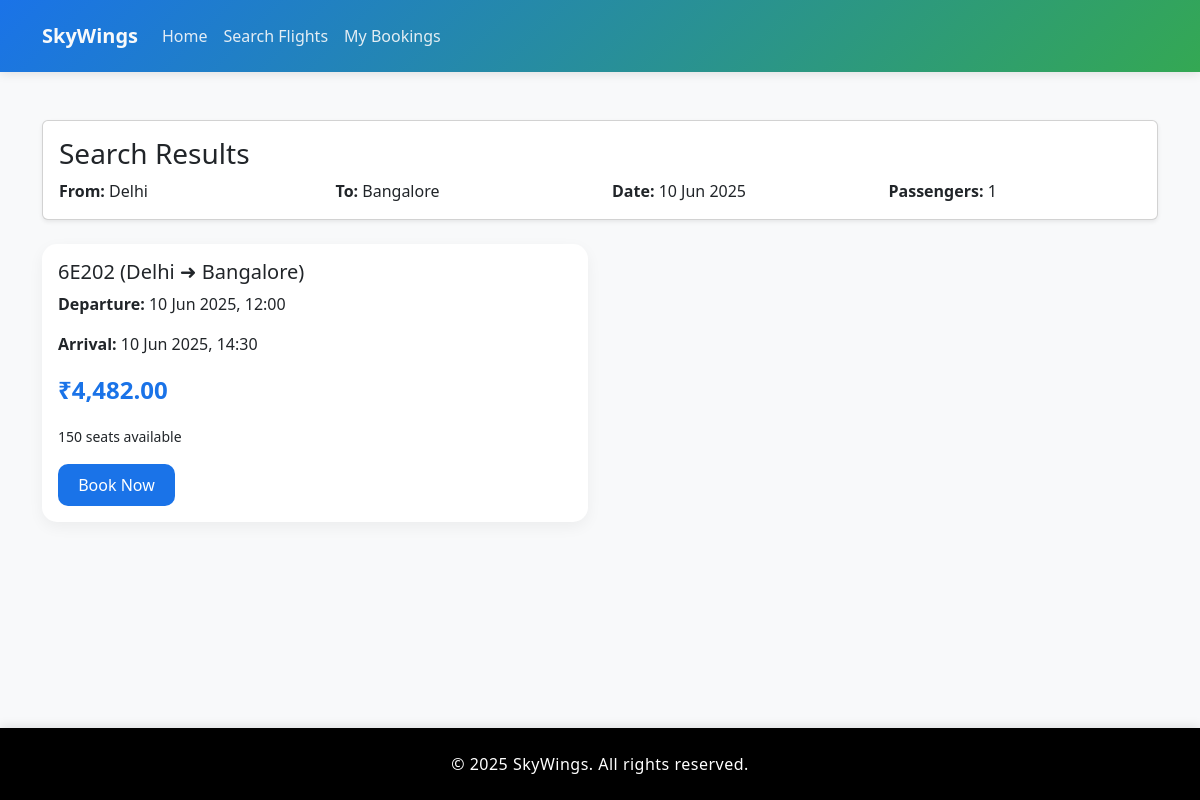
The page /search_results.php?from=Delhi&to=Bangalore&departure=2025-06-10&passengers=1 on the database its author committed.
### tables this page shows
CREATE TABLE IF NOT EXISTS flights (
    id INT AUTO_INCREMENT PRIMARY KEY,
    airline_id INT NOT NULL,
    flight_number VARCHAR(20) NOT NULL,
    departure_city VARCHAR(100) NOT NULL,
    arrival_city VARCHAR(100) NOT NULL,
    departure_time DATETIME NOT NULL,
    arrival_time DATETIME NOT NULL,
    price DECIMAL(10,2) NOT NULL,
    available_seats INT NOT NULL,
    created_at TIMESTAMP DEFAULT CURRENT_TIMESTAMP,
    FOREIGN KEY (airline_id) REFERENCES airlines(id)
);

### search_results.php (the view, shortened to what this page needs)
<?php
require_once 'database.php';
function getCityName($code) {
    $cities = [
        'DEL' => 'Delhi',
        'BOM' => 'Mumbai',
        'BLR' => 'Bangalore',
        'MAA' => 'Chennai',
        'HYD' => 'Hyderabad',
        'CCU' => 'Kolkata',
        'DXB' => 'Dubai',
        'SIN' => 'Singapore',
        'LHR' => 'London',
        'JFK' => 'New York'
    ];
    return $cities[$code] ?? $code;
}
$fromCode = $_GET['from'] ?? '';
$toCode = $_GET['to'] ?? '';
$from = getCityName($fromCode);
$to = getCityName($toCode);
$departure = $_GET['departure'] ?? '';
$passengers = $_GET['passengers'] ?? 1;
$departure_date = date('Y-m-d', strtotime($departure));
$query = "SELECT * FROM flights
          WHERE departure_city = ?
          AND arrival_city = ?
          AND DATE(departure_time) = ?
          AND available_seats >= ?";
try {
    $stmt = $conn->prepare($query);
    $stmt->bind_param("sssi", $from, $to, $departure_date, $passengers);
    if (!$stmt->execute()) {
        throw new Exception("Execute failed: " . $stmt->error);
    }
    $result = $stmt->get_result();
    $flights = $result->fetch_all(MYSQLI_ASSOC);
} catch (Exception $e) {
    $_SESSION['error'] = "Error searching flights: " . $e->getMessage();
    header("Location: search_flights.php");
    exit();
}
?>
<!DOCTYPE html>
<html lang="en">
<head>
    <link href="https://cdn.jsdelivr.net/npm/bootstrap@5.3.0/dist/css/bootstrap.min.css" rel="stylesheet">
</head>
<body>
    <div class="content-wrapper">
    <nav class="navbar navbar-expand-lg navbar-dark bg-primary">
    <div class="container">
      <a class="navbar-brand" href="index.php">SkyWings</a>
      <div class="collapse navbar-collapse" id="navbarNav">
        <ul class="navbar-nav">
          <li class="nav-item"><a class="nav-link" href="index.php">Home</a></li>
          <li class="nav-item"><a class="nav-link" href="search_flights.php">Search Flights</a></li>
          <li class="nav-item"><a class="nav-link" href="my_bookings.php">My Bookings</a></li>
        </ul>
      </div>
    </div>
  </nav>
        <div class="container my-5">
            <div class="card mb-4 shadow-sm">
                <div class="card-body">
                    <h3 class="card-title">Search Results</h3>
                    <div class="row">
                        <div class="col-md-3"><strong>From:</strong> <?= htmlspecialchars($from); ?></div>
                        <div class="col-md-3"><strong>To:</strong> <?= htmlspecialchars($to); ?></div>
                        <div class="col-md-3"><strong>Date:</strong> <?= date('d M Y', strtotime($departure_date)); ?></div>
                        <div class="col-md-3"><strong>Passengers:</strong> <?= htmlspecialchars($passengers); ?></div>
                    </div>
                </div>
            </div>
            <?php if (empty($flights)): ?>
                <div class="alert alert-info">
                    <i class="fas fa-info-circle me-2"></i>No flights found matching your criteria.
                </div>
                <a href="search_flights.php" class="btn btn-primary">New Search</a>
            <?php else: ?>
                <div class="row">
                    <?php foreach ($flights as $flight): ?>
                        <div class="col-md-6">
                            <div class="flight-card">
                                <h5><?= htmlspecialchars($flight['flight_number']) ?> (<?= htmlspecialchars($flight['departure_city']) ?> ➜ <?= htmlspecialchars($flight['arrival_city']) ?>)</h5>
                                <p><strong>Departure:</strong> <?= date('d M Y, H:i', strtotime($flight['departure_time'])) ?></p>
                                <p><strong>Arrival:</strong> <?= date('d M Y, H:i', strtotime($flight['arrival_time'])) ?></p>
                                <p class="price">₹<?= number_format($flight['price'], 2) ?></p>
                                <p><small><?= $flight['available_seats'] ?> seats available</small></p>
                                <a href="booking.php?flight_id=<?= $flight['id'] ?>&passengers=<?= $passengers ?>" class="btn btn-book">Book Now</a>
                            </div>
                        </div>
                    <?php endforeach; ?>
                </div>
            <?php endif; ?>
        </div>
    </div>
    <footer>
        <div class="container">
            <p class="text-center">&copy; <?php echo date("Y"); ?> SkyWings. All rights reserved.</p>
        </div>
    </footer>
</body>
</html>

### search_results.php (style rules this page uses)
:root { --primary-color: #1a73e8; --secondary-color: #34a853; --accent-color: #fbbc05; --dark-color: #202124; --light-color: #f8f9fa; }
html, body { height: 100%; margin: 0; }
body { background-color: var(--light-color); font-family: 'Segoe UI', Tahoma, Geneva, Verdana, sans-serif; display: flex; flex-direction: column; min-height: 100vh; }
.content-wrapper { flex: 1 0 auto; padding-bottom: 60px; }
.navbar { background: linear-gradient(135deg, var(--primary-color), var(--secondary-color)) !important; padding: 1rem 0; box-shadow: 0 2px 10px rgba(0, 0, 0, 0.1); }
.navbar-brand { font-weight: 700; color: var(--light-color) !important; }
.nav-link { color: var(--light-color) !important; font-weight: 500; transition: all 0.3s ease; opacity: 0.9; }
.flight-card { background: white; border-radius: 15px; padding: 1rem; margin-bottom: 1rem; box-shadow: 0 5px 15px rgba(0, 0, 0, 0.05); }
.price { font-size: 1.5rem; color: var(--primary-color); font-weight: bold; }
.btn-book { background: var(--primary-color); color: white; border-radius: 10px; padding: 0.5rem 1.2rem; }
footer { background: #000000; color: white; padding: 1.5rem 0; position: relative; bottom: 0; width: 100%; box-shadow: 0 -2px 10px rgba(0, 0, 0, 0.1); }
footer p { margin: 0; font-size: 1rem; font-weight: 500; letter-spacing: 0.5px; }
footer .container { display: flex; justify-content: center; align-items: center; }

### rows shown on the page
flights: flight_number "6E202", departure_city "Delhi", arrival_city "Bangalore", departure_time "10 Jun 2025, 12:00", arrival_time "10 Jun 2025, 14:30", price "4,482.00", available_seats "150"

### other values the page prints
$from "Delhi"
$to "Bangalore"
date('d M Y', strtotime($departure_date)) "10 Jun 2025"
$passengers "1"
